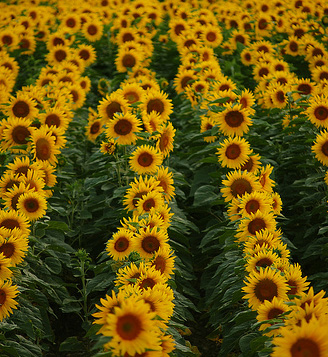
#> input picture data/blobs/sunflowers.jpg, 328 x 357 px
$ python evalBlobsDetection.py
#> lines starting #> are read from the running program, lines starting #| are printed output that depends on the picture
### code/utils.py
import numpy as np
import os
import errno
import matplotlib.pyplot as plt
from skimage.feature import plot_matches

# This code is part of:
#
#   CMPSCI 670: Computer Vision, Spring 2024
#   University of Massachusetts, Amherst
#   Instructor: Grant Van Horn
#

# [10 lines left out: function showMatches, not called in this run]


def imread(path):
#> called with path = '../data/blobs/sunflowers.jpg'
    img = plt.imread(path).astype(float)

    #Remove alpha channel if it exists
    if img.ndim > 2 and img.shape[2] == 4:
        img = img[:, :, 0:3]
    #Puts images values in range [0,1]
    if img.max() > 1.0:
        img /= 255.0

    return img


# [26 lines left out: functions mkdir, gaussian, not called in this run]

### code/detectBlobs.py
import numpy as np
import cv2
import scipy
from skimage.color import rgb2gray
from scipy import ndimage
import matplotlib.pyplot as plt

# This code is part of:
#
#   CMPSCI 670: Computer Vision, Spring 2024
#   University of Massachusetts, Amherst
#   Instructor: Grant Van Horn
#

#show grayscale image
def showGrayScaleImage(im):
    plt.imshow(im[:,:], cmap='gray')
    plt.show()

#Find maximal response from LoG filter across scales
def find_max_scale(img_height, img_width, scale_maximal_response):
    max_scale = np.zeros(scale_maximal_response.shape)
    for i in range(img_height):
        for j in range(img_width):
           index = np.unravel_index(np.argmax(scale_maximal_response[i,j,:]), scale_maximal_response[i,j,:].shape)
           max_scale[i,j,index[0]] =  scale_maximal_response[i,j,index[0]]
    return max_scale

def detectBlobs(im, param=None):
    # Input:
    #   IM - input image
    #
    # Ouput:
    #   BLOBS - n x 5 array with blob in each row in (x, y, radius, angle, score)
    #
    # Dummy - returns a blob at the center of the image
    im = rgb2gray(im)
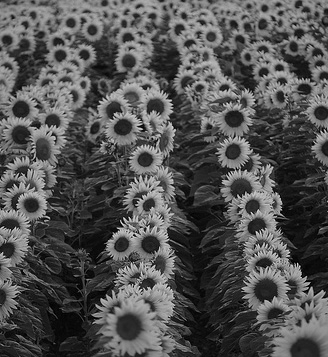
#> im: shape (357, 328) float64; min 0, max 0.925, mean 0.325
    im = im.astype(np.float64)
    img_height, img_width = im.shape
#> img_height = 357; img_width = 328

    #create scale space
    scale_space = []
    sigma = 2
    k = 1.1
    n = 10
    for i in range(n):
        gaussian_laplace_im = ndimage.gaussian_laplace(input=im, sigma=sigma, mode='constant', cval=0)
        gaussian_laplace_im = np.power(sigma,2) * gaussian_laplace_im
        #showGrayScaleImage(gaussian_laplace_im)
        scale_space.append(gaussian_laplace_im)
        sigma = k* sigma
#> this loop made 10 passes
#> pass 1, in detectBlobs, `gaussian_laplace_im = ndimage.gaussian_laplace(input=im, sigma=sigma, ..`:
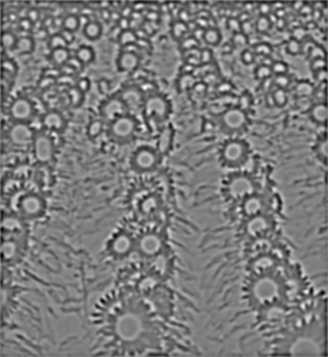
#> gaussian_laplace_im: shape (357, 328) float64; min -0.0691, max 0.0713, mean -0.00087; drawn with min black and max white
#> after the loop:
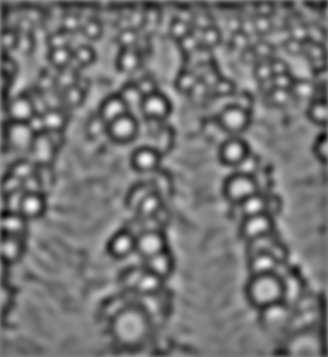
#> gaussian_laplace_im: shape (357, 328) float64; min -0.268, max 0.29, mean -0.00802; drawn with min black and max white
#> after the loop, scale_space = 10 items; sigma = 5.19
    #Reformatting
    scale_space = np.transpose(scale_space, (1,2,0))
    scale_maximal_response = np.zeros((img_height,img_width,n))

    #non maximal suppression at each pixel
    for i in range(n):
       scale_maximal_response[:,:,i] = ndimage.maximum_filter(scale_space[:,:,i],size = 3, mode = 'constant', cval = 0)

    #get maximal response across scales.
    scale_maximal_response = find_max_scale(img_height,img_width,scale_maximal_response)
    scale_maximal_response = np.multiply(scale_maximal_response, (scale_maximal_response == scale_space))

    #threshold to detect blobs
    threshold = 0.02
    circles = []

    #Calculate radii of circles from maximal response from LoG filter.
    for i in range(n):
        index = np.argwhere(scale_maximal_response[:,:,i]>threshold)
        radius = np.power(2, 0.5) * sigma * np.power(k , i)
        circles.append((i,index,radius))
#> this loop made 10 passes
#> radius on passes 1 to 10: 7.34, 8.07, 8.88, 9.76, 10.74, 11.82, 13, 14.3, 15.73, 17.3
#> after the loop, circles = 10 items

    #reformat for sending back output in desired format.
    blobs = []
    for item in circles:
        indices = item[1]
        radius = item[2]
        for blob in indices:
            score = scale_maximal_response[blob[0],blob[1],item[0]]
            #only include blobs if score is greater than zero.
            if score > 0:
                blobs.append([blob[1],blob[0],radius,0,score])
#> after the loop, blobs = 1136 items, first 6: [85, 0, 7.34, 0, 0.0316], [123, 0, 7.34, 0, 0.068], [131, 0, 7.34, 0, 0.0426], [161, 0, 7.34, 0, 0.116], [183, 0, 7.34, 0, 0.112], [15, 3, 7.34, 0, 0.0954]

    print(np.shape(np.array(blobs)))
#| (1136, 5)
    return np.array(blobs)

### code/drawBlobs.py
import numpy as np
import matplotlib.pyplot as plt
from skimage.color import rgb2gray

# This code is part of:
#
#   CMPSCI 670: Computer Vision, Spring 2024
#   University of Massachusetts, Amherst
#   Instructor: Grant Van Horn
#

# DRAWBLOBS overlays the image with blobs as circles
#   DRAWBLOBS(IM, BLOBS, THRESHOLD) overalys IM converted to a grayscale
#   image with BLOBS that are above a THRESHOLD. If THRESHOLD is not
#   specified it is set to 0.
#
# Input:
#   IM - the image (if rgb image is provided it is converted to grayscale)
#   BLOBS - n x 5 matrix with each row is a blob (x, y, radius, angle, score)
#   THRESHOLD - only blobs above this are shown (default = 0)


def drawBlobs(im, blobs, nmax=None):

    if nmax is None:
        nmax = blobs.shape[0]
    nmax = min(nmax, blobs.shape[0])

    if im.shape[2] > 1:
        im = rgb2gray(im)

    plt.figure()
    plt.imshow(im, cmap="gray")

    if nmax < 1:
        return

    order = np.argsort(-blobs[:, 4])
    theta = np.linspace(0, 2*np.pi, 24)
    for i in range(nmax):
        r = blobs[order[i], 2]
        plt.plot(blobs[order[i], 0] + r*np.cos(theta),
                 blobs[order[i], 1] + r*np.sin(theta),
                 'r-', linewidth=2)

    plt.show()

### code/evalBlobsDetection.py
import os
import numpy as np
import matplotlib.pyplot as plt
from utils import imread
from detectBlobs import detectBlobs
from drawBlobs import drawBlobs

# This code is part of:
#
#   CMPSCI 670: Computer Vision, Spring 2024
#   University of Massachusetts, Amherst
#   Instructor: Grant Van Horn
#

# Evaluation code for blob detection
# Your goal is to implement scale space blob detection using LoG

imageName = 'sunflowers.jpg'
numBlobsToDraw = 1000
imName = imageName.split('.')[0]

datadir = os.path.join('..', 'data', 'blobs')
im = imread(os.path.join(datadir, imageName))


blobs = detectBlobs(im)  # dummy placeholder
#> blobs = 1136 rows, first 6: [85, 0, 7.34, 0, 0.0316], [123, 0, 7.34, 0, 0.068], [131, 0, 7.34, 0, 0.0426], [161, 0, 7.34, 0, 0.116], [183, 0, 7.34, 0, 0.112], [15, 3, 7.34, 0, 0.0954]

drawBlobs(im, blobs, numBlobsToDraw)
#> in drawBlobs, `order = np.argsort(-blobs[:, 4])`: order = 1136 values, max 1135 at index 1013, min 0 at index 1038, mean 567.5
#> the loop in drawBlobs, `for i in range(nmax):` made 1000 passes
#> in drawBlobs, `plt.show()`:
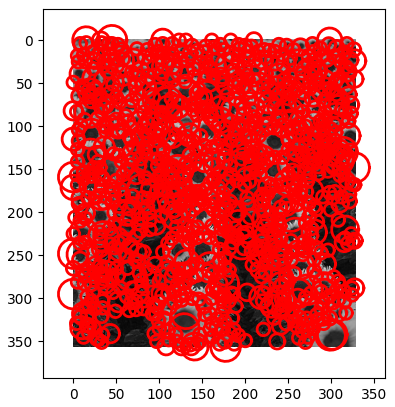
#> figure drawn by matplotlib, 1 panel
